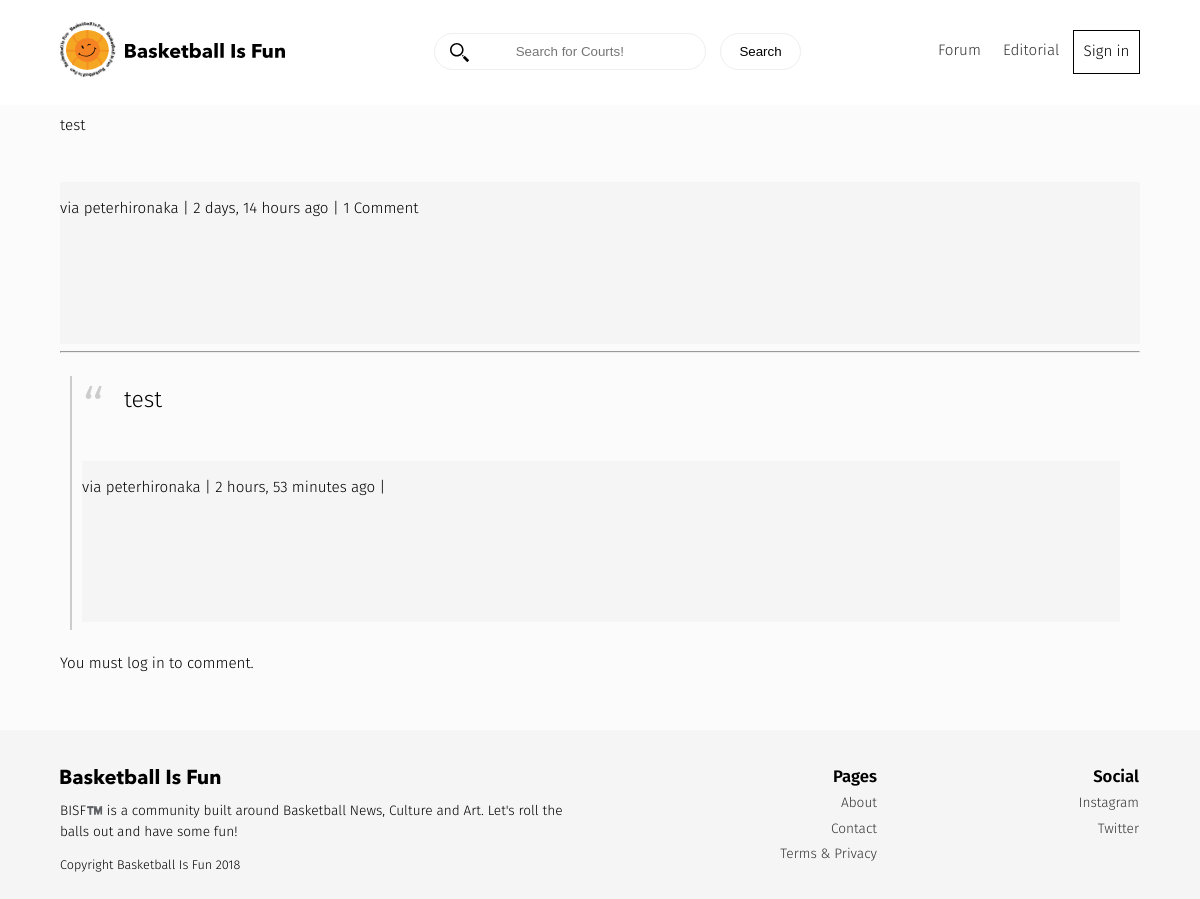
Page /comments/68/ on the committed database.
### comments/models.py (models this page shows, shortened)
class Comment(models.Model):
    user        = models.ForeignKey(settings.AUTH_USER_MODEL, default=1)
    content_type = models.ForeignKey(ContentType, on_delete=models.CASCADE)
    object_id = models.PositiveIntegerField()
    content_object = GenericForeignKey('content_type', 'object_id')
    parent      = models.ForeignKey("self", null=True, blank=True)
    content     = models.TextField()
    timestamp   = models.DateTimeField(auto_now_add=True)
    objects = CommentManager()
    class Meta:
        ordering = ['-timestamp']
    def children(self): #replies
        return Comment.objects.filter(parent=self)
    @property
    def is_parent(self):
        if self.parent is not None:
            return False
        return True

### comments/views.py (the view, shortened to what this page needs)
# urls.py: url(r'^(?P<id>\d+)/$', comment_thread, name='thread'),
def comment_thread(request, id):
    try:
    	obj = Comment.objects.get(id=id)
    except:
    	raise Http404
    if not obj.is_parent:
   		obj = obj.parent
    content_object = obj.content_object # Post that the comment is on
    content_id = obj.content_object.id
    initial_data = {
            "content_type": obj.content_type,
            "object_id": obj.object_id
    }
    form = CommentForm(request.POST or None, initial=initial_data)
    context = {
        "comment": obj,
        "form": form,
    }
    return render(request, "comment_thread.html", context)

### comments/forms.py
class CommentForm(forms.Form):
	content_type = forms.CharField(widget=forms.HiddenInput)
	object_id = forms.IntegerField(widget=forms.HiddenInput)
	content = forms.CharField(label='',	widget=forms.Textarea)

### templates/comment_thread.html (shortened to what this page needs)
{% extends "base.html" %}
{% load urlify %}
{% load crispy_forms_tags %}
{% block content %}
<div class='col-sm-6 col-sm-offset-3'>
          <p>{{ comment.content }}</p>
          <footer>via {{ comment.user }} | {{ comment.timestamp|timesince }} ago | {% if comment.children.count > 0 %}{{ comment.children.count }} Comment {% endif %} </footer>
          <hr/>
          <div>
              {% for child_comment in comment.children %}
                <blockquote>
                <p>{{ child_comment.content }}</p>
                <footer>via {{ child_comment.user }} | {{ child_comment.timestamp|timesince }} ago |
                	{% if request.user == child_comment.user %} <a href="{{child_comment.get_delete_url }}">Delete</a> {% endif %}</footer>
                </blockquote>
             {% endfor %}
        {% if request.user.is_authenticated %}
            <form method="POST" action="."> {% csrf_token %}
                {{ form|crispy }}
                <input type='hidden' name='parent_id' value='{{ comment.id }}'>
                <input type='submit' value='Reply' class='btn btn-default'>
            </form>
                  {% else %}
        <p>You must log in to comment.</p>
        {% endif %}
        </div>
</div>
{% endblock content %}

### static/css/main.css (style rules this page uses)
.clear,footer { clear:both }
body { font-family:'Fira Sans',sans-serif;border:0;padding:0;font-weight:300;-webkit-text-size-adjust:100%;-webkit-font-feature-settings:"kern" 1;-moz-font-feature-settings:"kern" 1;-o-font-feature-settings:"kern" 1;font-feature-settings:"kern" 1;font-kerning:normal;background-color:#fbfbfb;line-height:1.4;font-size:.95em;overflow-x:hidden }
body,html { min-height:100%;margin:0 }
footer { background:#f5f5f5;position:relative;width:100%;min-height:131px;padding:1em 0;bottom:0;line-height:1.5;margin-top:3em }
p { margin:10px 0 }
blockquote { border-left:2px solid #ccc;margin:1.5em 10px;padding:.5em 10px;quotes:"“" "”" "‘" "’" }
blockquote:before { color:#ccc;content:open-quote;font-size:4em;line-height:.1em;margin-right:.25em;vertical-align:-.4em }
blockquote p { display:inline;font-size:1.5em }

### rows in the picture
Comment: content "test", user "peterhironaka", timestamp "2 days, 14 hours", children.count "1"
Comment: content "test", user "peterhironaka", timestamp "2 hours, 53 minutes"
